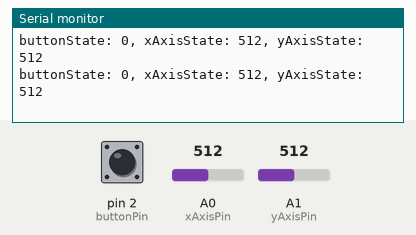
Bench run of a sketch on a simulated Arduino Uno, built with avr-gcc and run on an emulated ATmega328P. Shown: the last lines printed to the serial monitor. Inputs (shaded band) come from the test bench; at power-on: A0 (xAxisPin) = 512, A1 (yAxisPin) = 512, pin 2 (buttonPin) HIGH.

Above: at 1.2 s.
1.3 s: A0 (xAxisPin) set to 108
At 1.42 s:
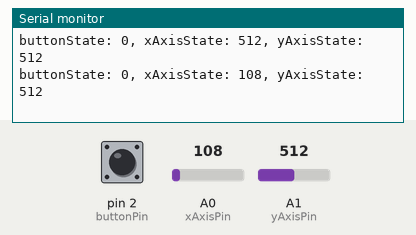
4.3 s: A0 (xAxisPin) set to 93
At 4.33 s:
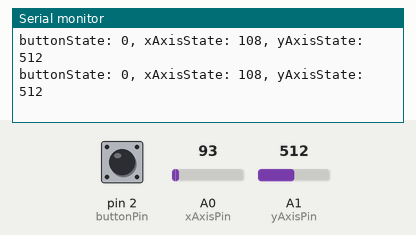
7.3 s: A1 (yAxisPin) set to 106
At 7.34 s:
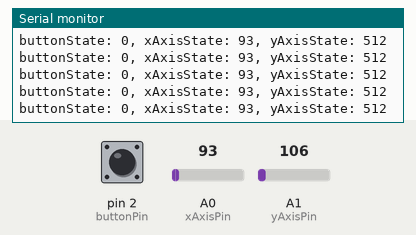
10.3 s: A1 (yAxisPin) set to 95
At 10.35 s:
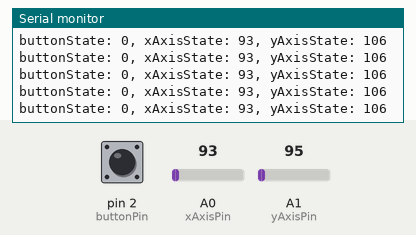
Timing chart, 0 to 13.3 s (numbered marks = the images above; inputs shaded):
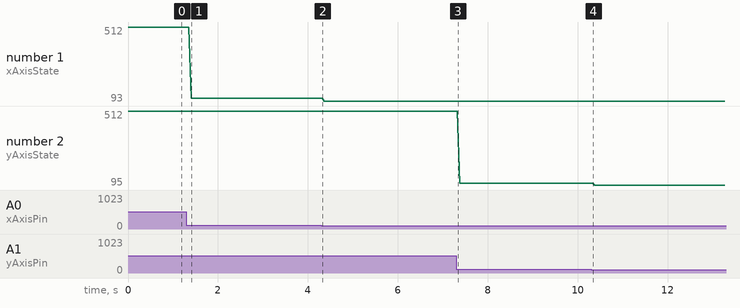

The sketch:

ArduinoUnoR4-Joystick.ino
```cpp
const int buttonPin = 2;
const int xAxisPin = A0;
const int yAxisPin = A1;

int buttonState = 0;
int xAxisState = 0;
int yAxisState = 0;
char buffer[64];

void setup() {
  Serial.begin(9600);
  pinMode(buttonPin, INPUT_PULLUP);
  pinMode(xAxisPin, INPUT);
  pinMode(yAxisPin, INPUT);
}

void loop() {
  buttonState = !digitalRead(buttonPin);
  xAxisState = analogRead(xAxisPin);
  yAxisState = analogRead(yAxisPin);

  sprintf(buffer, "buttonState: %d, xAxisState: %d, yAxisState: %d", buttonState, xAxisState, yAxisState);
  Serial.println(buffer);
  delay(10);
}
```

Measured:
- after the input at 1.3 s, the serial monitor: prints a new line after 0.10 s (image 1)
- plotted number 1: 512 → 108 after the input at 1.3 s, 108 → 93 after the input at 4.3 s
- plotted number 2: 512 → 106 after the input at 7.3 s, 106 → 95 after the input at 10.3 s
